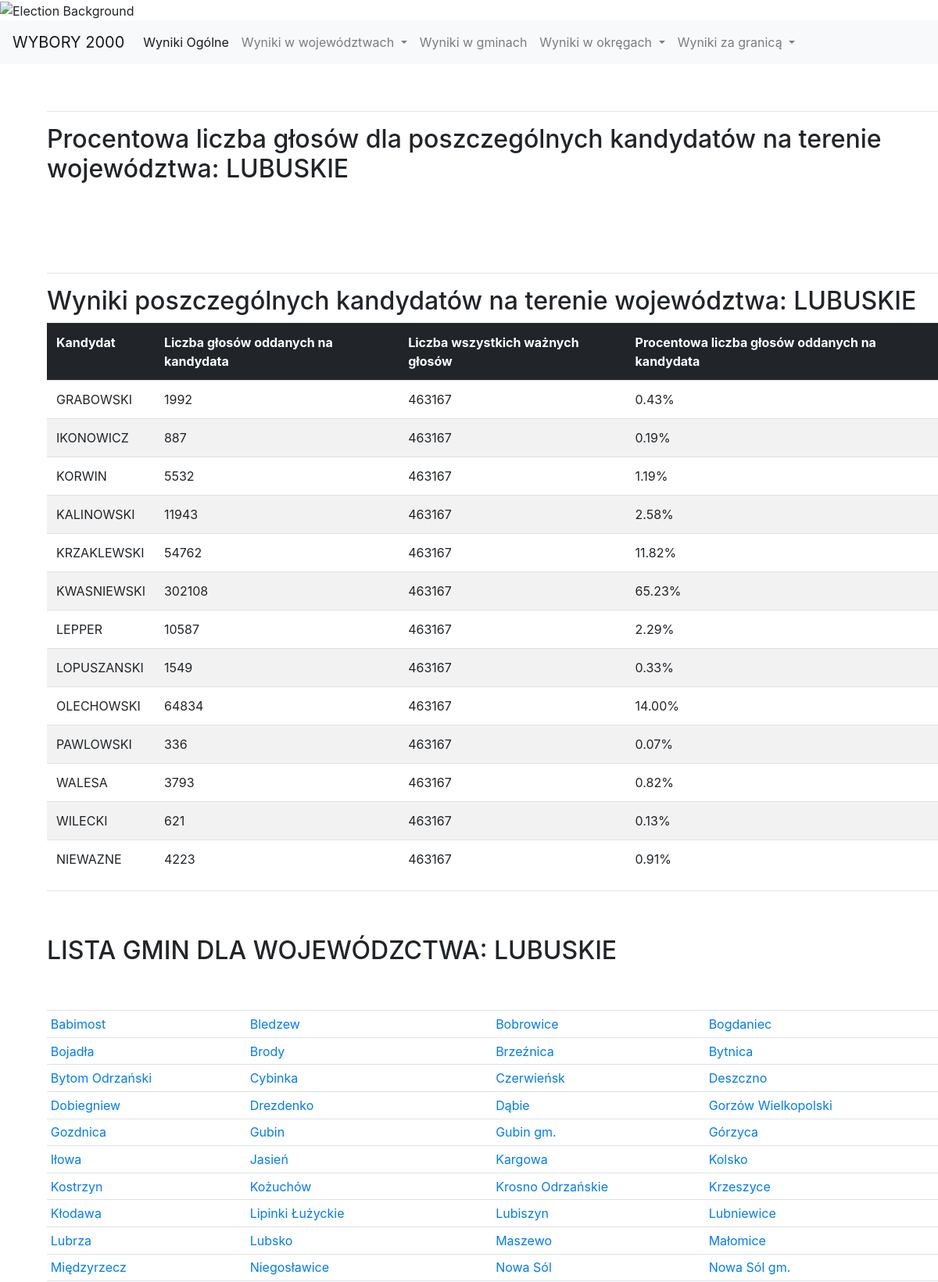
Screenshot of /county/LUBUSKIE/ (upper part) with the database file from the repository.
### wybory/models.py (models this page shows)
class MainCommune(models.Model):
    id = models.IntegerField(primary_key=True)
    county = models.CharField(max_length=32)
    area = models.IntegerField()
    name = models.CharField(max_length=255)
    subareas = models.IntegerField()
    people = models.IntegerField()
    cards = models.IntegerField()
    invalid = models.IntegerField()
    grabowski = models.IntegerField()
    ikonowicz = models.IntegerField()
    kalinowski = models.IntegerField()
    korwin = models.IntegerField()
    krzaklewski = models.IntegerField()
    kwasniewski = models.IntegerField()
    lepper = models.IntegerField()
    lopuszanski = models.IntegerField()
    olechowski = models.IntegerField()
    pawlowski = models.IntegerField()
    walesa = models.IntegerField()
    wilecki = models.IntegerField()
    class Meta:
        managed = False
        db_table = 'main_commune'

### wybory/views.py (the view)
# urls.py: path('county/<county_name>/', views.county, name='county'),
def county(request, county_name):
    try:
        countries = MetaCountries.get_countries()
        template = loader.get_template('county.html')
        votes = MetaCommune.get_votes_county(county_name)
        suma=0
        areas_ids = MetaCommune.get_areas_ids()
        print(county_name)
        areas = MetaCommune.get_areas(county_name)
        for v, k in votes.items():
            suma = suma + k
        percent = dict()
        for v, k in votes.items():
            value = float(100 * k / suma)
            value = "%.2f" % value
            percent[v] = (k, value)
        counties = MetaCommune.get_county()
        context = {
            'votes': votes,
            'suma': suma,
            'percent': percent,
            'counties': counties,
            'county_name': county_name,
            'areas': areas,
            'areas_ids': areas_ids,
            'countries': countries
        }
    except Exception:
        raise Http404
    return HttpResponse(template.render(context, request))

### wybory/models.py (called while the page is built)
    @staticmethod
    def get_countries():
        countries = Countries.objects.values_list('county').distinct()
        return countries.values('county').order_by('county')

    @staticmethod
    def get_county():
        counties_q = MainCommune.objects.all().values_list('county').distinct().annotate(n=models.Count("county"))
        counties = list()
        for v, k in counties_q:
            counties.append(v)
        return counties

    @staticmethod
    def get_votes_county(county):
        votes = MainCommune.objects.filter(county=county).aggregate(
            GRABOWSKI=Sum('grabowski'),
            IKONOWICZ=Sum('ikonowicz'),
            KORWIN=Sum('korwin'),
            KALINOWSKI=Sum('kalinowski'),
            KRZAKLEWSKI=Sum('krzaklewski'),
            KWASNIEWSKI=Sum('kwasniewski'),
            LEPPER=Sum('lepper'),
            LOPUSZANSKI=Sum('lopuszanski'),
            OLECHOWSKI=Sum('olechowski'),
            PAWLOWSKI=Sum('pawlowski'),
            WALESA=Sum('walesa'),
            WILECKI=Sum('wilecki'),
            NIEWAZNE=Sum('invalid'),
        )
        return votes

    @staticmethod
    def get_areas(county_name):
        areas = MainCommune.objects.filter(county=county_name).values('name').distinct()
        return areas.values('name').order_by('name')

    @staticmethod
    def get_areas_ids():
        areas = MainCommune.objects.values('area').distinct().values('area')
        return areas

### wybory/templates/county.html (shortened to what this page needs)
{% extends "wybory.html" %}
{% block content %}
    {% if areas %}
        <hr>
        <div class = "select2-container" id="areas_div">
            <h2 style="margin-bottom: 5%; margin-top: 5%">LISTA GMIN DLA WOJEWÓDZCTWA: {{ county_name }}</h2>
            <table class = "table table-sm">
                <tr>
                    {% for v in areas %}
                            <td><a href = {% url 'subarea' county_name v.name %}>{{ v.name }}</a></td>
                            {% if forloop.counter|divisibleby:4 %}</tr><tr>{% endif %}
                    {% endfor %}
            </table>
        </div>
    {% endif %}
{% endblock %}

### rows the page displays
MainCommune: name "Babimost"
MainCommune: name "Bledzew"
MainCommune: name "Bobrowice"
MainCommune: name "Bogdaniec"
MainCommune: name "Bojadła"
MainCommune: name "Brody"
MainCommune: name "Bytnica"
MainCommune: name "Bytom Odrzański"
MainCommune: name "Cybinka"
MainCommune: name "Czerwieńsk"
MainCommune: name "Deszczno"
MainCommune: name "Dobiegniew"
MainCommune: name "Drezdenko"
MainCommune: name "Dąbie"
MainCommune: name "Gorzów Wielkopolski"
MainCommune: name "Gozdnica"
MainCommune: name "Gubin"
MainCommune: name "Gubin gm."
MainCommune: name "Górzyca"
MainCommune: name "Iłowa"
MainCommune: name "Jasień"
MainCommune: name "Kargowa"
MainCommune: name "Kolsko"
MainCommune: name "Kostrzyn"
MainCommune: name "Kożuchów"
MainCommune: name "Krosno Odrzańskie"
MainCommune: name "Krzeszyce"
MainCommune: name "Kłodawa"
MainCommune: name "Lipinki Łużyckie"
MainCommune: name "Lubiszyn"
MainCommune: name "Lubniewice"
MainCommune: name "Lubsko"
MainCommune: name "Maszewo"
MainCommune: name "Małomice"
MainCommune: name "Międzyrzecz"
MainCommune: name "Niegosławice"
MainCommune: name "Nowa Sól"
MainCommune: name "Nowa Sól gm."

### other values shown
{{ county_name }} "LUBUSKIE"
{{ value }} "GRABOWSKI" "IKONOWICZ" "KORWIN" "KALINOWSKI" "KRZAKLEWSKI" "KWASNIEWSKI" "LEPPER" "LOPUSZANSKI" "OLECHOWSKI" "PAWLOWSKI" "WALESA" "WILECKI" "NIEWAZNE"
{{ key.0 }} "1992" "887" "5532" "11943" "54762" "302108" "10587" "1549" "64834" "336" "3793" "621" "4223"
{{ suma }} "463167" "463167" "463167" "463167" "463167" "463167" "463167" "463167" "463167" "463167" "463167" "463167" "463167"
{{ key.1 }} "0.43" "0.19" "1.19" "2.58" "11.82" "65.23" "2.29" "0.33" "14.00" "0.07" "0.82" "0.13" "0.91"
{{ v.name }} "Brzeźnica" "Lubrza"
